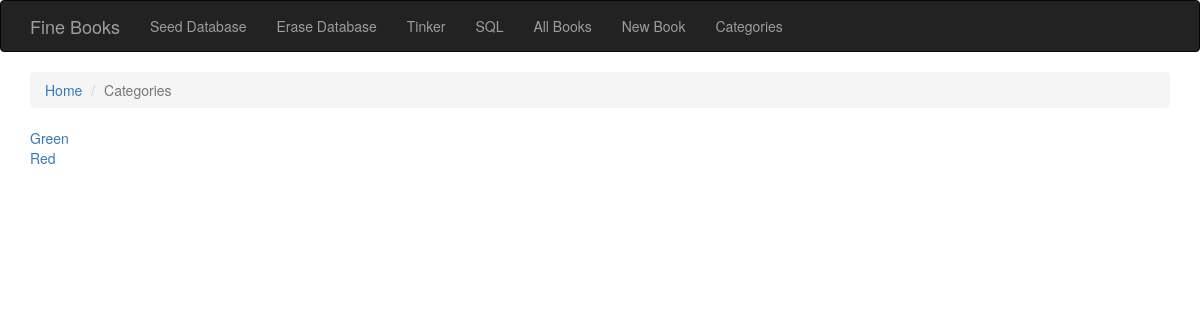
/categories, run on an earlier commit of the app's database.
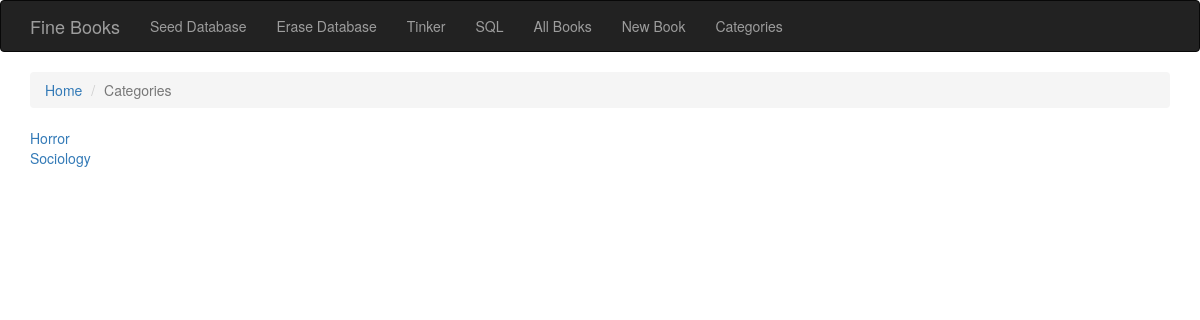
And on a later commit of the database.
### tables this page shows
CREATE TABLE Category (description TEXT);

### app.py (the view)
    @app.route('/categories')
    def categories():
        categories = execute_sql('SELECT rowid, * FROM Category ORDER BY description ASC')
        return render_template('categories.html', categories=categories)

### templates/categories.html
{% extends "base.html" %}
{% block breadcrumb %}
  <li class="breadcrumb-item"><a href="{{ url_for('home') }}">Home</a></li>
  <li class="breadcrumb-item active">Categories</li>
{% endblock %}
{% block page_content %}
{% for category in categories %}
  <div><a href="{{ url_for('books_in_cat', categoryID=category['rowid']) }}">{{category['description']}}</a></div>
{% endfor%}
{% endblock %}

What changed in the data, as far as the page shows it:
changed Category: description "Red" → "Horror"; moves up the list
changed Category: description "Green" → "Sociology"
